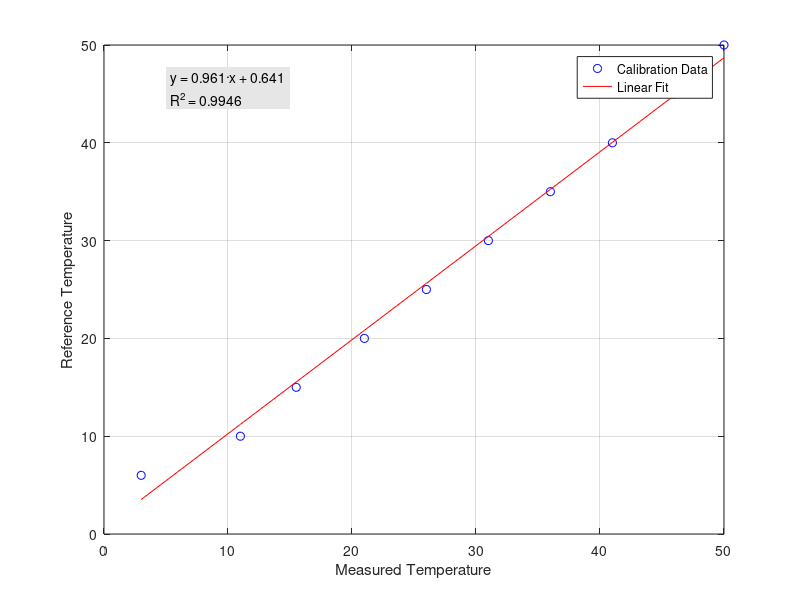

MATLAB code to generate this figure:
% Code by RM
clear all
clc

reference_temp = [6, 10, 15, 20, 25, 30, 35, 40, 45, 50];
measured_temp = [3, 11, 15.5, 21, 26, 31, 36, 41, 46, 50];

p = polyfit(measured_temp, reference_temp, 1);

a = p(1);b = p(2);

fitted = polyval(p, measured_temp);

% Adapted by JS
SS_res = sum((reference_temp - fitted).^2);
SS_tot = sum((reference_temp - mean(reference_temp)).^2);
R_squared = 1 - SS_res / SS_tot;

% Create dummies for plot
fit_eqn = sprintf('y = %.3f·x + %.3f', a, b);
r2_text = sprintf('R^2 = %.4f', R_squared);

%r = corr(reference_humidity(:), fitted(:));
%disp(['r = ', num2str(r)]);

plot(measured_temp, reference_temp, 'bo'); 
hold on;
plot(measured_temp, fitted, 'r-');
xlabel('Measured Temperature');
ylabel('Reference Temperature');

% Add dummy label to plot
x_range = max(measured_temp) - min(measured_temp);
y_range = max(reference_temp) - min(reference_temp);

xpos = min(measured_temp) + 0.05 * x_range;
ypos = max(reference_temp) - 0.1 * y_range;
grayColor = [.9 .9 .9];

text(xpos, ypos, {fit_eqn; r2_text}, 'FontSize', 10, 'BackgroundColor', grayColor);

legend('Calibration Data','Linear Fit', 'Location', 'best');
grid on;
hold off;